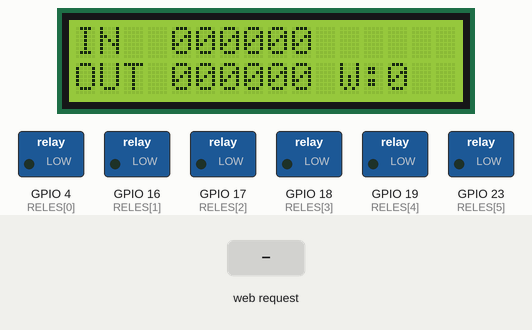
Bench run of a program on a simulated ESP32. Parts: 16×2 character LCD, switched loads named in the program (green lamp = pin HIGH). The test bench sets the inputs (shaded band). Nothing arrives over Bluetooth unless stated; a phone connects over Bluetooth LE 3 s after start; what the program prints to the serial monitor is not drawn.

Above: at 1.1 s.
At 4.6 s:
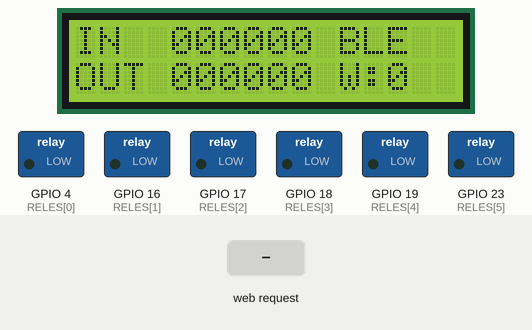
4.7 s: HTTP request GET /set?e=1&v=1 received
At 5.0 s:
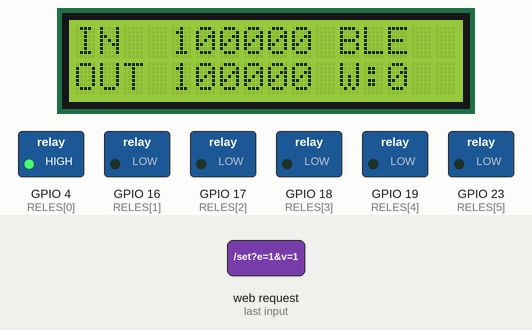
6.2 s: HTTP request GET /set?e=1 received
At 7.3 s:
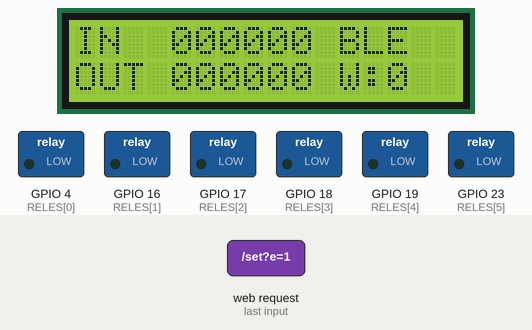
Timing chart, 0 to 9.2 s (numbered marks = the images above; inputs shaded):
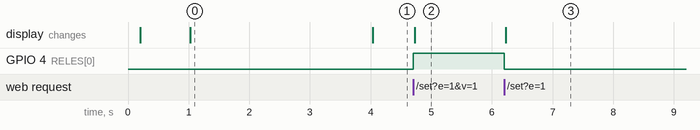

Measured:
- after the input at 4.7 s, GPIO 4 (RELES[0]): LOW → HIGH at once; the display: changes at once (image 2)
- after the input at 6.2 s, GPIO 4 (RELES[0]): HIGH → LOW at once; the display: changes at once (image 3)
- what the display in image 0 shows lasts 3.0 s, from 1.0 s to 4.0 s

The program:

main.cpp
```cpp
/*
 * CLP HF-006 - 6 entradas virtuais via Wi-Fi (servidor web) e Bluetooth (BLE)
 * ---------------------------------------------------------------------------
 *  - Entrada virtual N aciona o relé N (1:1)
 *  - Wi-Fi em modo AP: o ESP32 cria a rede "CLP-HF006" -> http://192.168.4.1
 *    com portal cativo: a página abre sozinha ao conectar na rede
 *  - BLE com o serviço "Nordic UART" (NUS): comandos de texto
 *  - LCD I2C (PCF8574) opcional: se não for detectado, o programa segue sem ele
 *
 *  Build/gravação via PlatformIO — platformio.ini já define a placa (esp32dev),
 *  a partição huge_app.csv (Wi-Fi + BLE não cabem na partição padrão) e a
 *  biblioteca LiquidCrystal_I2C. Veja o README para os comandos e o fluxo
 *  equivalente pela Arduino IDE (legado/*.ino).
 *
 *  Comandos BLE (enviar texto, com ou sem quebra de linha):
 *    E3=1   liga a entrada 3          E3=0   desliga a entrada 3
 *    E3=T   inverte a entrada 3       ALL=0 / ALL=1  todas
 *    ?      pede o estado atual
 *  Resposta/notificação: "E:101000"  (entrada 1 ... entrada 6)
 */

#include <Arduino.h>
#include <WiFi.h>
#include <WebServer.h>
#include <DNSServer.h>
#include <Wire.h>
#include <LiquidCrystal_I2C.h>
#include <BLEDevice.h>
#include <BLEServer.h>
#include <BLEUtils.h>
#include <BLE2902.h>

// ======================= MAPEAMENTO DE PINOS (HF-006) =======================
const uint8_t PINO_SDA = 21;
const uint8_t PINO_SCL = 22;
const uint8_t RELES[6] = {4, 16, 17, 18, 19, 23};   // Relé 01..06

// ======================= CONFIGURAÇÕES =======================
const char* AP_SSID  = "CLP-HF006";
const char* AP_SENHA = "clp12345";                   // mínimo 8 caracteres
const char* BLE_NOME = "CLP-HF006";

#define NUS_SERVICE_UUID "6E400001-B5A3-F393-E0A9-E50E24DCCA9E"
#define NUS_RX_UUID      "6E400002-B5A3-F393-E0A9-E50E24DCCA9E"  // celular -> ESP32 (write)
#define NUS_TX_UUID      "6E400003-B5A3-F393-E0A9-E50E24DCCA9E"  // ESP32 -> celular (notify)

// ======================= ESTADO =======================
// Bit i = entrada virtual i+1. Uma variável de 1 byte é lida/escrita de forma atômica,
// então web (loop) e BLE (outra task) podem alterar sem conflito.
volatile uint8_t estado = 0;
uint8_t estadoAplicado = 0xFF;    // força a primeira atualização

portMUX_TYPE mux = portMUX_INITIALIZER_UNLOCKED;

WebServer server(80);
DNSServer dns;                    // portal cativo: responde qualquer endereço com o IP do ESP32
LiquidCrystal_I2C* lcd = nullptr;

BLECharacteristic* bleTx = nullptr;
volatile bool bleConectado = false;
volatile bool bleReiniciarAnuncio = false;
volatile bool bleEnviarEstado = false;

// ----------------------- alteração de estado (usada por web e BLE) -----------------------
void setEntrada(int i, int valor) {          // i = 0..5, valor: 0, 1 ou 2 (inverter)
  if (i < 0 || i > 5) return;
  portENTER_CRITICAL(&mux);
  if (valor == 2)      estado ^=  (1 << i);
  else if (valor == 1) estado |=  (1 << i);
  else                 estado &= ~(1 << i);
  portEXIT_CRITICAL(&mux);
}

void setTodas(bool ligado) {
  portENTER_CRITICAL(&mux);
  estado = ligado ? 0x3F : 0x00;
  portEXIT_CRITICAL(&mux);
}

String estadoTexto() {                       // "101000"
  String s;
  uint8_t e = estado;
  for (int i = 0; i < 6; i++) s += ((e >> i) & 1) ? '1' : '0';
  return s;
}

// ----------------------- comandos de texto (BLE e Serial) -----------------------
String processarComando(String cmd) {
  cmd.trim();
  cmd.toUpperCase();
  if (cmd.length() == 0) return "";
  if (cmd == "?") return "E:" + estadoTexto();

  if (cmd.startsWith("ALL=")) {
    char v = cmd.charAt(4);
    if (v == '1' || v == '0') { setTodas(v == '1'); return "OK"; }
    return "ERRO: use ALL=0 ou ALL=1";
  }

  // formato E<n>=<0|1|T>
  if (cmd.length() == 4 && cmd.charAt(0) == 'E' && cmd.charAt(2) == '=') {
    int n = cmd.charAt(1) - '0';
    char v = cmd.charAt(3);
    if (n >= 1 && n <= 6 && (v == '0' || v == '1' || v == 'T')) {
      setEntrada(n - 1, v == 'T' ? 2 : (v - '0'));
      return "OK";
    }
  }
  return "ERRO: use E1..E6 =0/1/T, ALL=0/1 ou ?";
}

// ======================= BLE =======================
class ServidorCallbacks : public BLEServerCallbacks {
  void onConnect(BLEServer*) override    { bleConectado = true;  bleEnviarEstado = true; }
  void onDisconnect(BLEServer*) override { bleConectado = false; bleReiniciarAnuncio = true; }
};

class RxCallbacks : public BLECharacteristicCallbacks {
  void onWrite(BLECharacteristic* c) override {
    String recebido = String(c->getValue().c_str());
    // aceita vários comandos separados por quebra de linha ou ';'
    recebido.replace(';', '\n');
    int inicio = 0;
    while (inicio <= (int)recebido.length()) {
      int fim = recebido.indexOf('\n', inicio);
      if (fim < 0) fim = recebido.length();
      String resp = processarComando(recebido.substring(inicio, fim));
      if (resp.startsWith("ERRO") || resp.startsWith("E:")) {
        bleTx->setValue((resp + "\n").c_str());
        bleTx->notify();
      }
      inicio = fim + 1;
    }
    // mudanças de estado são notificadas pelo loop()
  }
};

void iniciarBLE() {
  BLEDevice::init(BLE_NOME);
  BLEServer* srv = BLEDevice::createServer();
  srv->setCallbacks(new ServidorCallbacks());

  BLEService* svc = srv->createService(NUS_SERVICE_UUID);

  bleTx = svc->createCharacteristic(NUS_TX_UUID,
            BLECharacteristic::PROPERTY_NOTIFY | BLECharacteristic::PROPERTY_READ);
  bleTx->addDescriptor(new BLE2902());

  BLECharacteristic* rx = svc->createCharacteristic(NUS_RX_UUID,
            BLECharacteristic::PROPERTY_WRITE | BLECharacteristic::PROPERTY_WRITE_NR);
  rx->setCallbacks(new RxCallbacks());

  svc->start();
  BLEAdvertising* adv = BLEDevice::getAdvertising();
  adv->addServiceUUID(NUS_SERVICE_UUID);
  adv->setScanResponse(true);
  BLEDevice::startAdvertising();
  Serial.println("BLE anunciando como \"" + String(BLE_NOME) + "\"");
}

// ======================= SERVIDOR WEB =======================
// HTML/CSS/JS da página em arquivo separado (src/web/index_html.h) só para
// organização/syntax highlighting no editor; continua compilado junto no
// mesmo firmware (PROGMEM), deploy em um único passo, igual antes.
#include "web/index_html.h"

void enviarEstadoJSON() {
  String json = "{\"e\":\"" + estadoTexto() + "\",\"ble\":" + (bleConectado ? "true" : "false") +
                ",\"w\":" + String(WiFi.softAPgetStationNum()) + "}";
  server.send(200, "application/json", json);
}

void iniciarWeb() {
  WiFi.mode(WIFI_AP);
  WiFi.softAP(AP_SSID, AP_SENHA);
  Serial.print("Wi-Fi AP \""); Serial.print(AP_SSID);
  Serial.print("\" -> http://"); Serial.println(WiFi.softAPIP());

  server.on("/", []() { server.send_P(200, "text/html", PAGINA); });
  server.on("/estado", enviarEstadoJSON);
  server.on("/set", []() {                     // /set?e=1..6|all&v=0|1|t
    String e = server.arg("e"), v = server.arg("v");
    if (e == "all") setTodas(v == "1");
    else            setEntrada(e.toInt() - 1, v == "t" ? 2 : v.toInt());
    enviarEstadoJSON();
  });
  // Portal cativo: o celular testa endereços como /generate_204 (Android),
  // /hotspot-detect.html (iPhone) e /connecttest.txt (Windows). Como recebem um
  // redirecionamento em vez da resposta esperada, o sistema abre a página sozinho.
  server.onNotFound([]() {
    server.sendHeader("Location", "http://" + WiFi.softAPIP().toString() + "/", true);
    server.send(302, "text/plain", "");
  });
  server.begin();

  dns.setErrorReplyCode(DNSReplyCode::NoError);
  dns.start(53, "*", WiFi.softAPIP());
}

// ======================= LCD =======================
void iniciarLCD() {
  Wire.begin(PINO_SDA, PINO_SCL);
  const uint8_t enderecos[] = {0x27, 0x3F};
  for (uint8_t end : enderecos) {
    Wire.beginTransmission(end);
    if (Wire.endTransmission() == 0) {
      lcd = new LiquidCrystal_I2C(end, 16, 2);
      lcd->init();
      lcd->backlight();
      Serial.printf("LCD encontrado em 0x%02X\n", end);
      return;
    }
  }
  Serial.println("LCD não encontrado (seguindo sem display)");
}

void atualizarLCD() {
  if (!lcd) return;
  String e = estadoTexto();
  lcd->setCursor(0, 0);
  lcd->print("IN  " + e + (bleConectado ? " BLE" : "    "));
  lcd->setCursor(0, 1);
  lcd->print("OUT " + e + " W:" + String(WiFi.softAPgetStationNum()) + " ");
}

// ======================= SETUP / LOOP =======================
void setup() {
  Serial.begin(115200);
  delay(200);
  Serial.println("\n=== CLP HF-006 - Wi-Fi + BLE ===");

  for (uint8_t p : RELES) { pinMode(p, OUTPUT); digitalWrite(p, LOW); }

  iniciarLCD();
  iniciarWeb();
  iniciarBLE();
  Serial.println("Comandos pela Serial também funcionam (ex.: E1=1, ALL=0, ?)");
}

void loop() {
  dns.processNextRequest();
  server.handleClient();

  // comandos pelo monitor serial (útil para testar sem celular)
  if (Serial.available()) {
    String r = processarComando(Serial.readStringUntil('\n'));
    if (r.length()) Serial.println(r);
  }

  // aplica mudanças: relés, BLE e LCD
  uint8_t e = estado;
  static uint32_t ultimoLCD = 0;
  if (e != estadoAplicado) {
    for (int i = 0; i < 6; i++) digitalWrite(RELES[i], (e >> i) & 1);
    estadoAplicado = e;
    Serial.println("E:" + estadoTexto());
    bleEnviarEstado = true;
    ultimoLCD = 0;                              // força atualizar o LCD agora
  }

  if (bleEnviarEstado && bleConectado) {
    bleEnviarEstado = false;
    bleTx->setValue(("E:" + estadoTexto() + "\n").c_str());
    bleTx->notify();
  }

  if (bleReiniciarAnuncio) {                    // volta a anunciar após desconectar
    bleReiniciarAnuncio = false;
    delay(300);
    BLEDevice::startAdvertising();
  }

  if (millis() - ultimoLCD > 1000) {            // LCD: na mudança e a cada 1 s (contador Wi-Fi)
    ultimoLCD = millis();
    atualizarLCD();
  }
}
```

Source omitted: index_html.h (14707 bytes)
